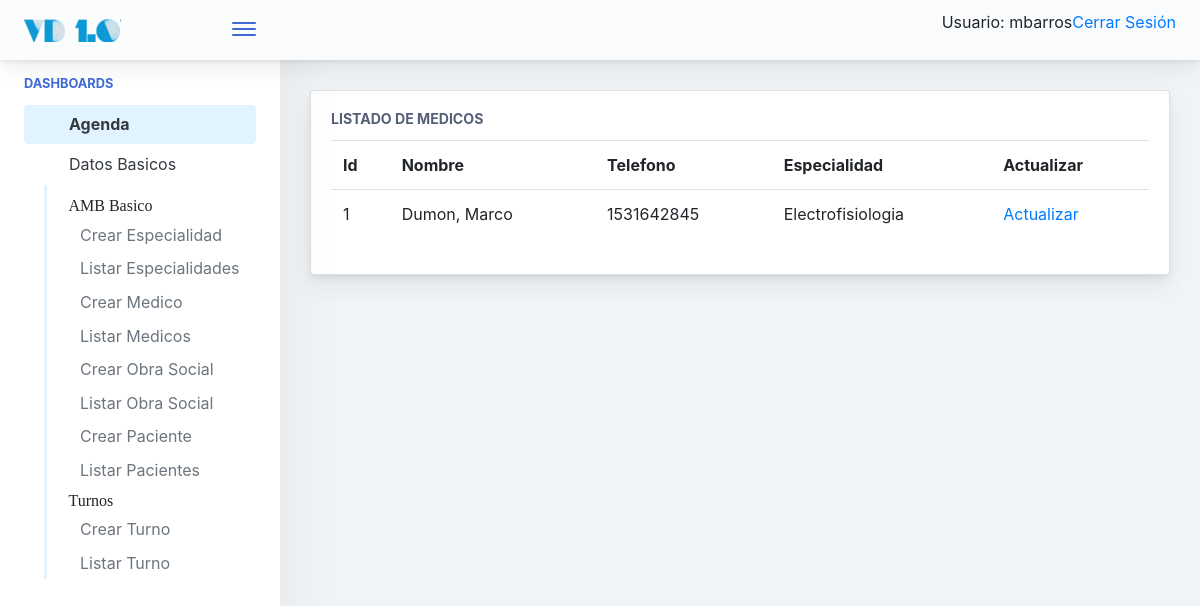
/agenda/medicos/list/ (signed in), run on the app's committed database.
### agenda/models.py (models this page shows, shortened)
class medicos(models.Model):
    nombre = models.CharField(max_length=50)
    apellido = models.CharField(max_length=50)
    especialidad_id = models.ForeignKey(especialidad, on_delete=models.CASCADE)
    tipo_celular_1 = models.CharField(max_length=20, choices=TIPO_TELEFONO, default='CP')
    telefono1 = models.CharField(max_length=60, blank=True)
    tipo_celular_2 = models.CharField(max_length=20, choices=TIPO_TELEFONO, default='CP')
    telefono2 = models.CharField(max_length=60, blank=True)
    def __str__(self):
        return self.apellido + ', ' + self.nombre

class especialidad(models.Model):
    nombre = models.CharField(max_length=50)

### agenda/views.py (the view)
# urls.py: path('medicos/list/', medicos_list.as_view(), name='medicos_list'),
class medicos_list(LoginRequiredMixin, ListView):
	model = medicos

### templates/agenda/medicos_list.html
{% extends '../base.html' %}
{% block cuerpo %}
{% if object_list %}
<div class="main-card mb-3 card">
	<div class="card-body">
		<h5 class="card-title">Listado de Medicos</h5>
		<table class="table table-hover table-fixed">
			<tr>
                <th>Id</th>
				<th>Nombre</th>
                <th>Telefono</th>
                <th>Especialidad</th>
                <th><a>Actualizar</a></th>
			</tr>
			{% for medico in object_list %}
			<tr>
                <td>
                    {{ medico.id }}
                </td>
				<td>
					{{ medico }}
				</td>
                <td>
                    {{ medico.telefono1 }}
                </td>
                <td>
                    {{ medico.especialidad_id.nombre }}
                </td>
                <td>
                    <a href="{% url 'agenda:medicos_update' pk=medico.id %}">Actualizar</a>
                </td>
			</tr>
			{% endfor %} {% else %}
			<p>No hay registros para mostrar.</p>
			{% endif %}
		</table>
	</div>
</div>
{% endblock %}

### templates/base.html (shortened to what this page needs)
{% load static %}
<!doctype html>
<html lang="es">
	<head>
			{% include "./utils/base_cabecera.html" %}
	</head>
<body>
    {% if user.is_authenticated %}
            <div class="app-container app-theme-white body-tabs-shadow fixed-sidebar fixed-header overflow-auto">
    {% else %}
        <div class="app-container app-theme-white body-tabs-shadow fixed-sidebar fixed-header closed-sidebar overflow-auto">
    {% endif %}
        <div class="app-header header-shadow">
            <div class="app-header__logo">
                <div class="logo-src"></div>
                <div class="header__pane ml-auto">
                    <div>
                        <button type="button" class="hamburger close-sidebar-btn hamburger--elastic" data-class="closed-sidebar">
                            <span class="hamburger-box">
                                <span class="hamburger-inner"></span>
                            </span>
                        </button>
                    </div>
                </div>
            </div>
                <div class="app-header__content">
                <div class="app-header-right">
                    <div class="header-btn-lg pr-0">
                        <div class="widget-content p-0">
                            <div class="widget-content-wrapper">
                                <div class="widget-content-left">
                                    <div class="btn-group">
    {% if user.is_authenticated %}
     <p>Usuario:  {{ user.get_username }}</p>
     <p><a href="{% url 'users:logout' %}">Cerrar Sesión</a></p>
   {% else %}
     <p><a href="{% url 'users:login' %}">Ingresar</a></p>
   {% endif %}
                                    </div>
                                </div>
                            </div>
                        </div>
                    </div>        </div>
            </div>
        </div>
               <div class="app-main">
                <div class="app-sidebar sidebar-shadow">
                        <div class="scrollbar-sidebar">
                        <div class="app-sidebar__inner">
                            {% if user.is_authenticated %}
                            <ul class="vertical-nav-menu">
                                <li class="app-sidebar__heading">Dashboards</li>
                                  <li>
					  <a href="{% url 'index'%}" class="mm-active">
                                        <i class="metismenu-icon pe-7s-rocket"></i>
                                        Agenda
                                    </a>
                                </li>
                                <li>
                                    <a href="#">
                                        <i class="metismenu-icon pe-7s-monitor"></i>
                                        Datos Basicos
                                        <i class="metismenu-state-icon pe-7s-angle-down caret-left"></i>
                                    </a>
                                    <ul>
                                    	<li><i class="pe-7s-settings">AMB Basico</i></li>
                                        <li>
                                            <a href="{% url 'agenda:especialidad_create'%}">
                                                Crear Especialidad
                                            </a>
                                        </li>
                                         <li>
                                            <a href="{% url 'agenda:especialidad_list' %}">
                                                Listar Especialidades
                                            </a>
                                        </li>
                                         <li>
                                            <a href="{% url 'agenda:medicos_create'%}">
                                                Crear Medico
                                            </a>
                                        </li>
                                        <li>
                                            <a href="{% url 'agenda:medicos_list' %}">
                                                Listar Medicos
                                            </a>
                                        </li>
                                          <li>
                                            <a href="{% url 'agenda:obra_social_create' %}">
                                                Crear Obra Social
                                            </a>
                                        </li>
                                        <li>
                                            <a href="{% url 'agenda:obra_social_list' %}">
                                                Listar Obra Social
                                            </a>
                                        </li>
                                                                           <li>
                                            <a href="{% url 'agenda:paciente_create'%}">
                                                Crear Paciente
                                            </a>
                                        </li>
                                        <li>
                                            <a href="{% url 'agenda:paciente_list'%}">
                                                Listar Pacientes
                                            </a>
                                        </li>
                                        <li><i class="pe-7s-settings">Turnos</i></li>
                                                                           <li>
                                            <a href="{% url 'agenda:turno_create'%}">
                                                Crear Turno
                                            </a>
                                        </li>
										<li>
                                            <a href="{% url 'agenda:turno_list'%}">
                                                Listar Turno
                                            </a>
                                        </li>
                                    </ul>
                            </ul>
                            {% endif %}
                        </div>
                    </div>
                </div>    <div class="app-main__outer">
                <div class="app-main__inner">
			{% block cuerpo %}
			{% endblock %}
			</div>
    </div>
        </div>
    </div>
</body>
</html>

### data on the page
medicos: id "1", apellido+nombre "Dumon, Marco", telefono1 "1531642845", especialidad_id.nombre "Electrofisiologia"

### other printed values
{{ user.get_username }} "mbarros"
